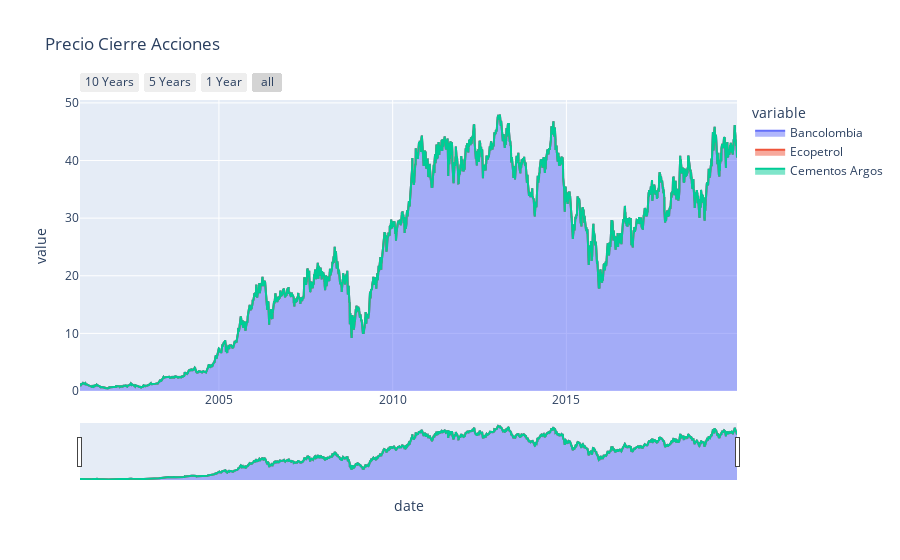

Here is the notebook cell this chart was saved with:
### Code cell
prices = pd.DataFrame(
    {
        "Bancolombia": df.query("tic == 'CIB'")["close"],
        "Ecopetrol": df.query("tic == 'EC'")["close"],
        "Cementos Argos": df.query("tic == 'ARGO'")["close"]

    }
)

prices.index = pd.to_datetime(df.date)
fig = px.area(
    data_frame=prices,
    title = "Precio Cierre Acciones "
)
fig.update_xaxes(
    rangeslider_visible=True,
    rangeselector=dict(
        buttons=list([
            dict(count=10, label="10 Years", step="year", stepmode="backward"),
            dict(count=5, label="5 Years", step="year", stepmode="backward"),
            dict(count=1, label="1 Year", step="year", stepmode="backward"),
            dict(step="all")
        ])
    )
)
fig.show()

### Figure 1 — Plotly figure (JSON) as saved in the notebook; plotly's stock layout.template omitted (floating-point values rounded to 4 significant figures; data arrays with more than 128 entries replaced by an {"elided": "..."} marker saying what was removed)
{"data": [{"fillpattern": {"shape": ""}, "hovertemplate": "variable=Bancolombia<br>date=%{x}<br>value=%{y}<extra></extra>", "legendgroup": "Bancolombia", "line": {"color": "#636efa"}, "marker": {"symbol": "circle"}, "mode": "lines", "name": "Bancolombia", "orientation": "v", "showlegend": true, "stackgroup": "1", "type": "scatter", "x": {"elided": "4758 str values"}, "xaxis": "x", "y": {"elided": "4758 float values"}, "yaxis": "y"}, {"fillpattern": {"shape": ""}, "hovertemplate": "variable=Ecopetrol<br>date=%{x}<br>value=%{y}<extra></extra>", "legendgroup": "Ecopetrol", "line": {"color": "#EF553B"}, "marker": {"symbol": "circle"}, "mode": "lines", "name": "Ecopetrol", "orientation": "v", "showlegend": true, "stackgroup": "1", "type": "scatter", "x": {"elided": "4758 str values"}, "xaxis": "x", "y": {"elided": "4758 null values"}, "yaxis": "y"}, {"fillpattern": {"shape": ""}, "hovertemplate": "variable=Cementos Argos<br>date=%{x}<br>value=%{y}<extra></extra>", "legendgroup": "Cementos Argos", "line": {"color": "#00cc96"}, "marker": {"symbol": "circle"}, "mode": "lines", "name": "Cementos Argos", "orientation": "v", "showlegend": true, "stackgroup": "1", "type": "scatter", "x": {"elided": "4758 str values"}, "xaxis": "x", "y": {"elided": "4758 null values"}, "yaxis": "y"}], "layout": {"legend": {"title": {"text": "variable"}, "tracegroupgap": 0}, "title": {"text": "Precio Cierre Acciones "}, "xaxis": {"anchor": "y", "domain": [0, 1], "rangeselector": {"buttons": [{"count": 10, "label": "10 Years", "step": "year", "stepmode": "backward"}, {"count": 5, "label": "5 Years", "step": "year", "stepmode": "backward"}, {"count": 1, "label": "1 Year", "step": "year", "stepmode": "backward"}, {"step": "all"}]}, "rangeslider": {"visible": true}, "title": {"text": "date"}}, "yaxis": {"anchor": "x", "domain": [0, 1], "title": {"text": "value"}}}}
